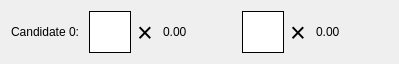
<?xml version="1.0" encoding="UTF-8"?>
<ui version="4.0">
 <class>wig_CandidatePatch</class>
 <widget class="QWidget" name="wig_CandidatePatch">
  <property name="geometry">
   <rect>
    <x>0</x>
    <y>0</y>
    <width>399</width>
    <height>62</height>
   </rect>
  </property>
  <property name="windowTitle">
   <string>WidgetCandidatePatch</string>
  </property>
  <layout class="QGridLayout" name="gridLayout_2">
   <item row="0" column="0">
    <layout class="QGridLayout" name="gridLayout">
     <item row="0" column="1">
      <widget class="QCandidatePatchGraphicsView" name="grv_sourceCandidatePatch">
       <property name="sizePolicy">
        <sizepolicy hsizetype="Preferred" vsizetype="Preferred">
         <horstretch>0</horstretch>
         <verstretch>0</verstretch>
        </sizepolicy>
       </property>
       <property name="minimumSize">
        <size>
         <width>42</width>
         <height>42</height>
        </size>
       </property>
       <property name="maximumSize">
        <size>
         <width>42</width>
         <height>42</height>
        </size>
       </property>
       <property name="layoutDirection">
        <enum>Qt::LeftToRight</enum>
       </property>
       <property name="frameShape">
        <enum>QFrame::Box</enum>
       </property>
       <property name="frameShadow">
        <enum>QFrame::Plain</enum>
       </property>
       <property name="verticalScrollBarPolicy">
        <enum>Qt::ScrollBarAsNeeded</enum>
       </property>
       <property name="horizontalScrollBarPolicy">
        <enum>Qt::ScrollBarAsNeeded</enum>
       </property>
      </widget>
     </item>
     <item row="0" column="2">
      <widget class="QLabel" name="label">
       <property name="minimumSize">
        <size>
         <width>20</width>
         <height>0</height>
        </size>
       </property>
       <property name="maximumSize">
        <size>
         <width>20</width>
         <height>16777215</height>
        </size>
       </property>
       <property name="font">
        <font>
         <pointsize>20</pointsize>
        </font>
       </property>
       <property name="text">
        <string>×</string>
       </property>
      </widget>
     </item>
     <item row="0" column="3">
      <widget class="QLabel" name="lab_candidatePatchWeight">
       <property name="text">
        <string>0.00</string>
       </property>
       <property name="alignment">
        <set>Qt::AlignLeading|Qt::AlignLeft|Qt::AlignVCenter</set>
       </property>
      </widget>
     </item>
     <item row="0" column="4">
      <widget class="QCandidatePatchGraphicsView" name="grv_targetCandidatePatch">
       <property name="sizePolicy">
        <sizepolicy hsizetype="Preferred" vsizetype="Preferred">
         <horstretch>0</horstretch>
         <verstretch>0</verstretch>
        </sizepolicy>
       </property>
       <property name="minimumSize">
        <size>
         <width>42</width>
         <height>42</height>
        </size>
       </property>
       <property name="maximumSize">
        <size>
         <width>42</width>
         <height>42</height>
        </size>
       </property>
       <property name="frameShape">
        <enum>QFrame::Box</enum>
       </property>
       <property name="frameShadow">
        <enum>QFrame::Plain</enum>
       </property>
       <property name="verticalScrollBarPolicy">
        <enum>Qt::ScrollBarAsNeeded</enum>
       </property>
       <property name="horizontalScrollBarPolicy">
        <enum>Qt::ScrollBarAsNeeded</enum>
       </property>
      </widget>
     </item>
     <item row="0" column="5">
      <widget class="QLabel" name="label_2">
       <property name="minimumSize">
        <size>
         <width>20</width>
         <height>0</height>
        </size>
       </property>
       <property name="maximumSize">
        <size>
         <width>20</width>
         <height>16777215</height>
        </size>
       </property>
       <property name="font">
        <font>
         <pointsize>20</pointsize>
        </font>
       </property>
       <property name="text">
        <string>×</string>
       </property>
      </widget>
     </item>
     <item row="0" column="6">
      <widget class="QLabel" name="lab_candidatePatchWeight_2">
       <property name="text">
        <string>0.00</string>
       </property>
       <property name="alignment">
        <set>Qt::AlignLeading|Qt::AlignLeft|Qt::AlignVCenter</set>
       </property>
      </widget>
     </item>
     <item row="0" column="0">
      <widget class="QLabel" name="lab_candidateID">
       <property name="text">
        <string>Candidate 0:</string>
       </property>
      </widget>
     </item>
    </layout>
   </item>
  </layout>
 </widget>
 <layoutdefault spacing="6" margin="11"/>
 <customwidgets>
  <customwidget>
   <class>QCandidatePatchGraphicsView</class>
   <extends>QGraphicsView</extends>
   <header>QCandidatePatchGraphicsView.h</header>
  </customwidget>
 </customwidgets>
 <resources/>
 <connections/>
</ui>
